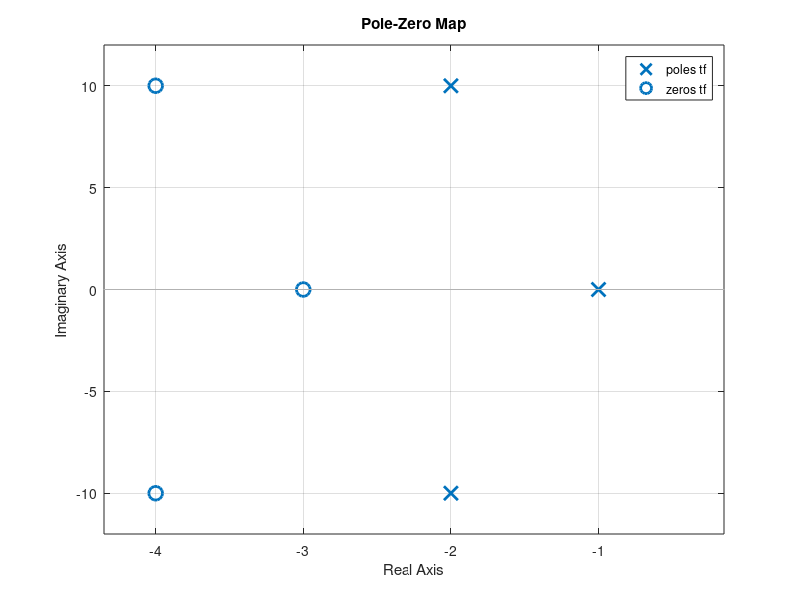

Recreate this plot in MATLAB. (Note: this script raises an error after producing the figure.)
%% 
% ↓この極零配置をベースにp1,p2,z1,z2の実部の大小関係が変わったらオーバシュート有無はどうなるか確認
% 
% 
% 
% ひとつの例

clear;

impos = -10; % 虚部は適当に大きめにしておく

p1 = -1;
p2 = -2 + impos*[1i -1i];
z1 = -3;
z2 = -4 + impos*[1i -1i];

tf = zpk([z1 z2],[p1 p2],1);
pzmap(tf)
%% 
% 極ーゼロの位置を変えていった場合

pos_pattern = [1, 2, 3, 4];

pos_perm = -perms(pos_pattern);
legends = cell(length(pos_perm),1);

color_group = 4;
[cptn,cptn_idx]= setColorPtn([],length(pos_perm),color_group,2/3);
colororder(cptn);

for pos = 1:length(pos_perm)
    p1 = pos_perm(pos,1);
    p2 = pos_perm(pos,2) + impos*[1i -1i];
    z1 = pos_perm(pos,3);
    z2 = pos_perm(pos,4) + impos*[1i -1i];
    
    all_poles = [p1, p2];
    all_zeros = [z1, z2];

    % 定常ゲインを1に調整
    numerator = prod(-all_zeros);
    denominator = prod(-all_poles);
    gain_adjusted = denominator / numerator;

    tf = zpk([z1 z2],[p1 p2],gain_adjusted);
    [yout, tout] = step(tf,10);
    plt = plot(tout,yout);
    legends{pos} = "p1=" + string(p1) + ", p2=" + string(real(p2(1))) + ", z1=" + string(z1) + ", z2=" + string(real(z2(1)));
    
    % 1+εを超えなかったものの表示
    if(max(yout) < 1+0.0001)
        display(legends{pos});
    end

    % データヒントの追加
    plt.DataTipTemplate.DataTipRows(end+1).Label = legends{pos};
    hold on;
end
ylim([0 2])
lgd = legend(legends);
lgd.ItemHitFcn = @hitcallback_ex1; % グラフ表示/非表示切り替え用のコールバック関数登録
title('極ゼロの位置の違いによるステップ応答の変化')
hold off;
%% 
% |凡例クリックでグラフ表示/非表示切り替え|

function hitcallback_ex1(src,evnt)

    if strcmp(evnt.Peer.Visible,'on')
        evnt.Peer.Visible = 'off';
    else 
        evnt.Peer.Visible = 'on';
    end

end